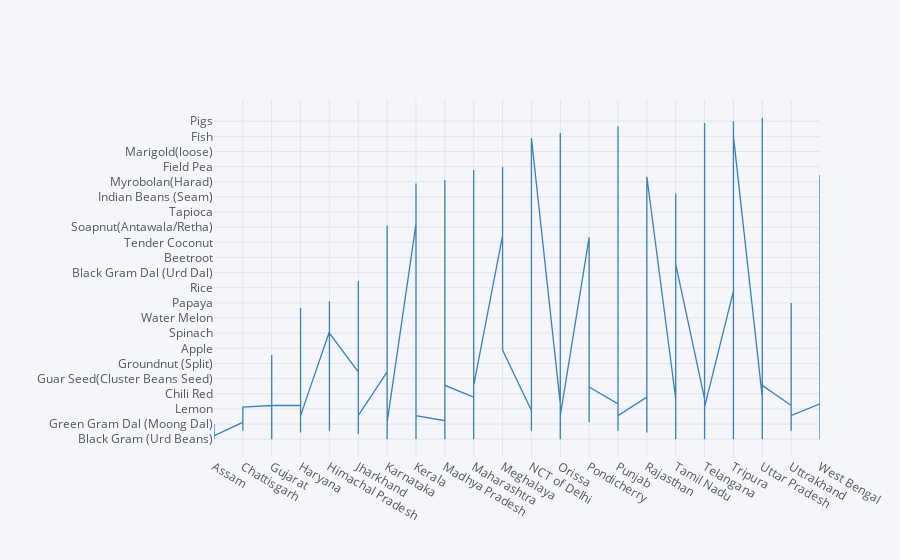

The code cell stored with this chart in its notebook:
### Markdown cell above
According to above graph we have visualize the graph of minimun price and maximun price so

### Code cell
data.iplot(kind='line',x='state',y='commodity',color='blue')

### Figure 1 — Plotly figure (JSON) as saved in the notebook; plotly's stock layout.template omitted (floating-point values rounded to 4 significant figures; data arrays with more than 128 entries replaced by an {"elided": "..."} marker saying what was removed)
{"data": [{"line": {"color": "rgba(55, 128, 191, 1.0)", "dash": "solid", "shape": "linear", "width": 1.3}, "mode": "lines", "name": "commodity", "text": "", "type": "scatter", "x": {"elided": "7418 str values"}, "y": {"elided": "7418 str values"}}], "layout": {"legend": {"bgcolor": "#F5F6F9", "font": {"color": "#4D5663"}}, "paper_bgcolor": "#F5F6F9", "plot_bgcolor": "#F5F6F9", "title": {"font": {"color": "#4D5663"}}, "xaxis": {"gridcolor": "#E1E5ED", "showgrid": true, "tickfont": {"color": "#4D5663"}, "title": {"font": {"color": "#4D5663"}, "text": ""}, "zerolinecolor": "#E1E5ED"}, "yaxis": {"gridcolor": "#E1E5ED", "showgrid": true, "tickfont": {"color": "#4D5663"}, "title": {"font": {"color": "#4D5663"}, "text": ""}, "zerolinecolor": "#E1E5ED"}}}
